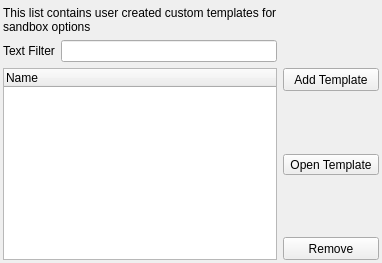
           <widget class="QWidget" name="tabLocalTemplates">
            <attribute name="title">
             <string>Local Templates</string>
            </attribute>
            <layout class="QGridLayout" name="gridLayout_26">
             <property name="leftMargin">
              <number>3</number>
             </property>
             <property name="topMargin">
              <number>6</number>
             </property>
             <property name="rightMargin">
              <number>3</number>
             </property>
             <property name="bottomMargin">
              <number>3</number>
             </property>
             <item row="0" column="0">
              <layout class="QGridLayout" name="gridLayout_25">
               <item row="1" column="1">
                <widget class="QLineEdit" name="txtTemplates"/>
               </item>
               <item row="3" column="2">
                <spacer name="verticalSpacer_20">
                 <property name="orientation">
                  <enum>Qt::Vertical</enum>
                 </property>
                 <property name="sizeHint" stdset="0">
                  <size>
                   <width>20</width>
                   <height>40</height>
                  </size>
                 </property>
                </spacer>
               </item>
               <item row="1" column="0">
                <widget class="QLabel" name="label_18">
                 <property name="text">
                  <string>Text Filter</string>
                 </property>
                 <property name="buddy">
                  <cstring>txtTemplates</cstring>
                 </property>
                </widget>
               </item>
               <item row="0" column="0" colspan="2">
                <widget class="QLabel" name="label_10">
                 <property name="text">
                  <string>This list contains user created custom templates for sandbox options</string>
                 </property>
                 <property name="wordWrap">
                  <bool>true</bool>
                 </property>
                </widget>
               </item>
               <item row="2" column="2">
                <widget class="QToolButton" name="btnAddTemplate">
                 <property name="sizePolicy">
                  <sizepolicy hsizetype="Preferred" vsizetype="Fixed">
                   <horstretch>0</horstretch>
                   <verstretch>0</verstretch>
                  </sizepolicy>
                 </property>
                 <property name="minimumSize">
                  <size>
                   <width>0</width>
                   <height>23</height>
                  </size>
                 </property>
                 <property name="text">
                  <string>Add Template</string>
                 </property>
                </widget>
               </item>
               <item row="4" column="2">
                <widget class="QToolButton" name="btnOpenTemplate">
                 <property name="sizePolicy">
                  <sizepolicy hsizetype="Preferred" vsizetype="Fixed">
                   <horstretch>0</horstretch>
                   <verstretch>0</verstretch>
                  </sizepolicy>
                 </property>
                 <property name="text">
                  <string>Open Template</string>
                 </property>
                </widget>
               </item>
               <item row="2" column="0" rowspan="5" colspan="2">
                <widget class="QTreeWidget" name="treeTemplates">
                 <property name="selectionMode">
                  <enum>QAbstractItemView::ExtendedSelection</enum>
                 </property>
                 <column>
                  <property name="text">
                   <string>Name</string>
                  </property>
                 </column>
                </widget>
               </item>
               <item row="6" column="2">
                <widget class="QToolButton" name="btnDelTemplate">
                 <property name="sizePolicy">
                  <sizepolicy hsizetype="Preferred" vsizetype="Fixed">
                   <horstretch>0</horstretch>
                   <verstretch>0</verstretch>
                  </sizepolicy>
                 </property>
                 <property name="minimumSize">
                  <size>
                   <width>0</width>
                   <height>23</height>
                  </size>
                 </property>
                 <property name="text">
                  <string>Remove</string>
                 </property>
                </widget>
               </item>
               <item row="5" column="2">
                <spacer name="verticalSpacer_17">
                 <property name="orientation">
                  <enum>Qt::Vertical</enum>
                 </property>
                 <property name="sizeHint" stdset="0">
                  <size>
                   <width>20</width>
                   <height>40</height>
                  </size>
                 </property>
                </spacer>
               </item>
              </layout>
             </item>
            </layout>
           </widget>
